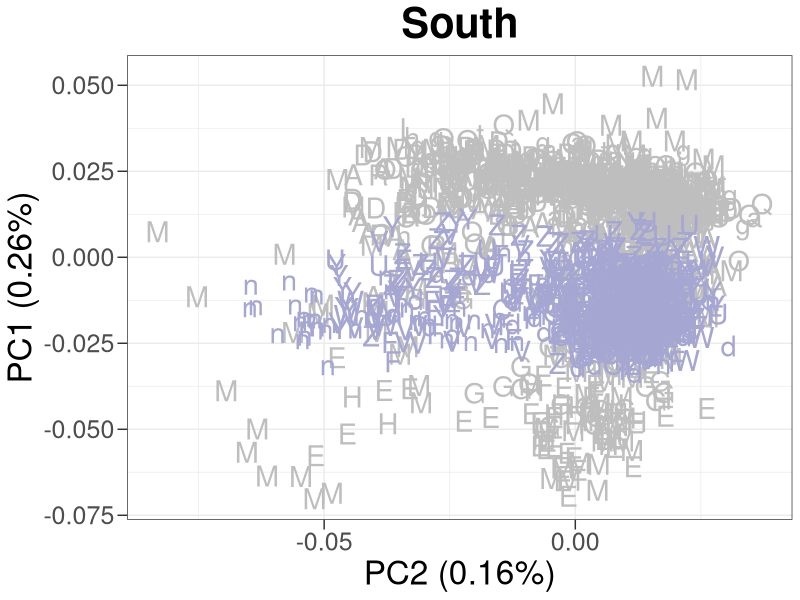

The R script that drew this image:
library(ggplot2)
theme_set(theme_bw())
data<-read.table('./input/PCAsouth.PCA.evec.txt',sep=' ',header=F)
names(data)=c("sf","ID","PC1","PC2","PC3","PC4","PC5","PC6")
gg<-ggplot(data,aes(x=PC2,y=PC1))+
geom_point(
pch=c(rep('M',201),rep('H',19),rep('G',39),rep('E',37),rep('R',38),rep('A',116),rep('D',137),rep('O',97),rep('t',90),rep('a',48),rep('N',42),rep('Q',26),rep('g',100),rep('h',64),rep('T',14),rep('I',36),rep('j',44),rep('L',17),rep('r',43),rep('Y',78),rep('U',71),rep('V',129),rep('n',132),rep('F',113),rep('d',105),rep('C',35),rep('W',27),rep('Z',125)),
col=c(rep('grey',201),rep('grey',19),rep('grey',39),rep('grey',37),rep('grey',38),rep('grey',116),rep('grey',137),rep('grey',97),rep('grey',90),rep('grey',48),rep('grey',42),rep('grey',26),rep('grey',100),rep('grey',64),rep('grey',14),rep('grey',36),rep('grey',44),rep('grey',17),rep('grey',43),rep('#A6A6D2',78),rep('#A6A6D2',71),rep('#A6A6D2',129),rep('#A6A6D2',132),rep('#A6A6D2',113),rep('#A6A6D2',105),rep('#A6A6D2',35),rep('#A6A6D2',27),rep('#A6A6D2',125)),
cex=4,stroke = 5)+
labs(x="PC2 (0.16%)",y="PC1 (0.26%)",title="South")+
theme(plot.title = element_text(hjust = 0.5,size=30,face="bold"),
      axis.ticks.length=unit(7,"pt"),
      axis.text.x=element_text(size=18),
      axis.title.x=element_text(size=24),
      axis.text.y=element_text(size=18),
      axis.title.y=element_text(size=24))

ggsave(file="PCAsouth.svg",plot=gg)
